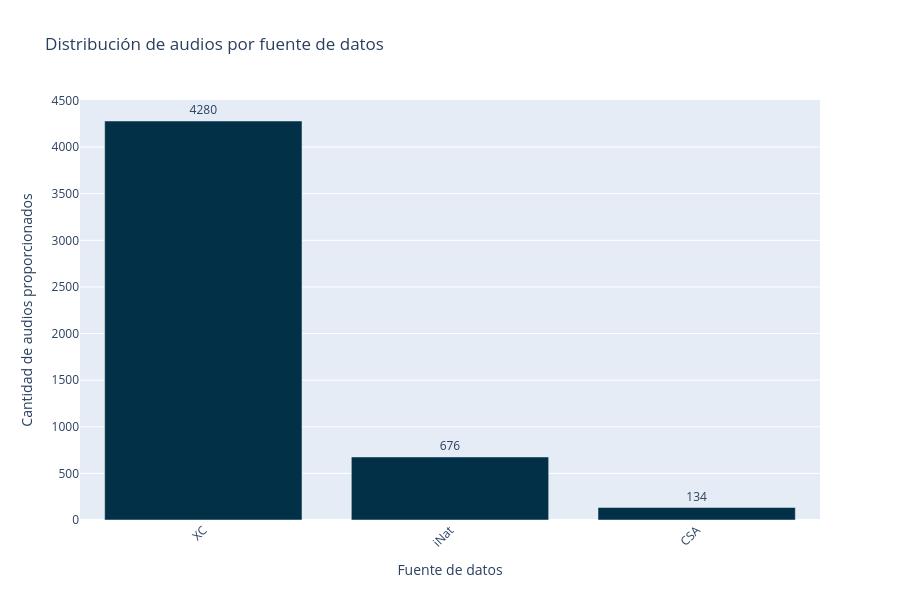

Source (notebook cell):
### Markdown cell above
### **collection**

### Code cell
freqcollection = datatraincolombia['collection'].value_counts().reset_index()
freqcollection.columns = ['collection', 'count']

freqcollection['percentage'] = (freqcollection['count'] / len(datatraincolombia) * 100).round(2)

fig = px.bar(freqcollection, 
             x='collection', y='count',
             labels={'collection':'Fuente de datos', 'count':'Cantidad de audios proporcionados'},
             title='Distribución de audios por fuente de datos',
             color_discrete_sequence=['#023047'],
             text='count')  

fig.data[0].customdata = freqcollection[['collection', 'percentage']].values
fig.update_traces(
    textposition='outside',
    hovertemplate='Fuente de datos: %{customdata[0]}<br>Porcentaje: %{customdata[1]}%'
)

fig.update_layout(xaxis_tickangle=-45, height=600)

fig.show()

### Figure 1 — Plotly figure (JSON) as saved in the notebook; plotly's stock layout.template omitted (floating-point values rounded to 4 significant figures)
{"data": [{"customdata": [["XC", 84.09], ["iNat", 13.28], ["CSA", 2.63]], "hovertemplate": "Fuente de datos: %{customdata[0]}<br>Porcentaje: %{customdata[1]}%", "legendgroup": "", "marker": {"color": "#023047", "pattern": {"shape": ""}}, "name": "", "orientation": "v", "showlegend": false, "text": [4280.0, 676.0, 134.0], "textposition": "outside", "type": "bar", "x": ["XC", "iNat", "CSA"], "xaxis": "x", "y": [4280, 676, 134], "yaxis": "y"}], "layout": {"barmode": "relative", "height": 600, "legend": {"tracegroupgap": 0}, "title": {"text": "Distribución de audios por fuente de datos"}, "xaxis": {"anchor": "y", "domain": [0, 1], "tickangle": -45, "title": {"text": "Fuente de datos"}}, "yaxis": {"anchor": "x", "domain": [0, 1], "title": {"text": "Cantidad de audios proporcionados"}}}}
